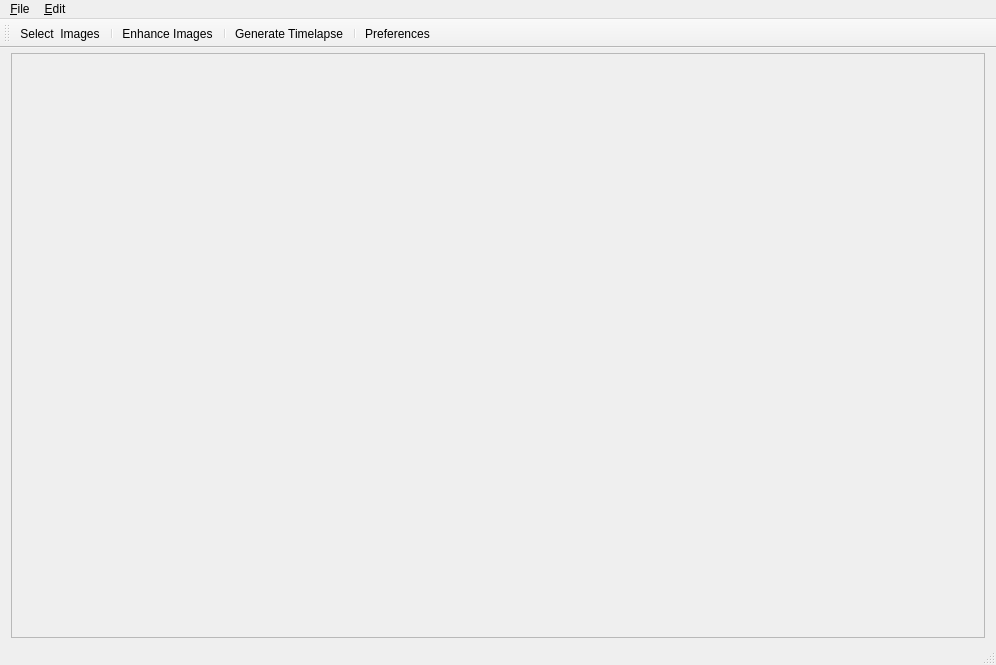
<?xml version="1.0" encoding="UTF-8"?>
<ui version="4.0">
 <class>TimeLapseGenMain</class>
 <widget class="QMainWindow" name="TimeLapseGenMain">
  <property name="geometry">
   <rect>
    <x>0</x>
    <y>0</y>
    <width>996</width>
    <height>665</height>
   </rect>
  </property>
  <property name="sizePolicy">
   <sizepolicy hsizetype="Preferred" vsizetype="Preferred">
    <horstretch>0</horstretch>
    <verstretch>0</verstretch>
   </sizepolicy>
  </property>
  <property name="baseSize">
   <size>
    <width>800</width>
    <height>600</height>
   </size>
  </property>
  <property name="windowTitle">
   <string>TimeLapseGen</string>
  </property>
  <property name="windowIcon">
   <iconset resource="images.qrc">
    <normaloff>:/root/img/Time-Machine-icon.png</normaloff>:/root/img/Time-Machine-icon.png</iconset>
  </property>
  <widget class="QWidget" name="centralWidget">
   <layout class="QHBoxLayout" name="horizontalLayout">
    <property name="topMargin">
     <number>5</number>
    </property>
    <property name="bottomMargin">
     <number>5</number>
    </property>
    <item>
     <widget class="QScrollArea" name="scrollArea">
      <property name="widgetResizable">
       <bool>true</bool>
      </property>
      <widget class="QWidget" name="scrollAreaWidgetContents">
       <property name="geometry">
        <rect>
         <x>0</x>
         <y>0</y>
         <width>976</width>
         <height>520</height>
        </rect>
       </property>
       <layout class="QHBoxLayout" name="horizontalLayout_2">
        <item>
         <widget class="QLabel" name="labelImage">
          <property name="text">
           <string/>
          </property>
         </widget>
        </item>
       </layout>
      </widget>
     </widget>
    </item>
   </layout>
  </widget>
  <widget class="QMenuBar" name="menuBar">
   <property name="geometry">
    <rect>
     <x>0</x>
     <y>0</y>
     <width>996</width>
     <height>25</height>
    </rect>
   </property>
   <widget class="QMenu" name="menu_File">
    <property name="title">
     <string>&amp;File</string>
    </property>
    <addaction name="actionSelect_Images"/>
    <addaction name="action_Enhance_Images"/>
    <addaction name="actionGenerate_Timelapse"/>
    <addaction name="separator"/>
    <addaction name="action_Quit"/>
   </widget>
   <widget class="QMenu" name="menu_Edit">
    <property name="title">
     <string>&amp;Edit</string>
    </property>
    <addaction name="action_Preferences"/>
   </widget>
   <addaction name="menu_File"/>
   <addaction name="menu_Edit"/>
  </widget>
  <widget class="QToolBar" name="mainToolBar">
   <property name="iconSize">
    <size>
     <width>80</width>
     <height>70</height>
    </size>
   </property>
   <attribute name="toolBarArea">
    <enum>TopToolBarArea</enum>
   </attribute>
   <attribute name="toolBarBreak">
    <bool>false</bool>
   </attribute>
   <addaction name="actionSelect_Images"/>
   <addaction name="separator"/>
   <addaction name="action_Enhance_Images"/>
   <addaction name="separator"/>
   <addaction name="actionGenerate_Timelapse"/>
   <addaction name="separator"/>
   <addaction name="action_Preferences"/>
  </widget>
  <widget class="QStatusBar" name="statusBar"/>
  <action name="actionSelect_Images">
   <property name="icon">
    <iconset resource="images.qrc">
     <normaloff>:/root/img/Camera-icon.png</normaloff>
     <normalon>:/root/img/Camera-icon.png</normalon>:/root/img/Camera-icon.png</iconset>
   </property>
   <property name="text">
    <string>Select  &amp;Images</string>
   </property>
   <property name="shortcut">
    <string>Ctrl+L</string>
   </property>
  </action>
  <action name="action_Enhance_Images">
   <property name="icon">
    <iconset resource="images.qrc">
     <normaloff>:/root/img/Pixelmator-icon.png</normaloff>
     <normalon>:/root/img/Television-icon.png</normalon>:/root/img/Pixelmator-icon.png</iconset>
   </property>
   <property name="text">
    <string>&amp;Enhance Images</string>
   </property>
   <property name="toolTip">
    <string>Enhance Images [ Optional ]</string>
   </property>
   <property name="shortcut">
    <string>Ctrl+E</string>
   </property>
  </action>
  <action name="actionGenerate_Timelapse">
   <property name="icon">
    <iconset resource="images.qrc">
     <normaloff>:/root/img/Video-icon.png</normaloff>:/root/img/Video-icon.png</iconset>
   </property>
   <property name="text">
    <string>Generate &amp;Timelapse</string>
   </property>
   <property name="shortcut">
    <string>Ctrl+G</string>
   </property>
  </action>
  <action name="action_Quit">
   <property name="text">
    <string>&amp;Quit</string>
   </property>
   <property name="shortcut">
    <string>Ctrl+Q</string>
   </property>
  </action>
  <action name="action_Preferences">
   <property name="icon">
    <iconset resource="images.qrc">
     <normaloff>:/root/img/Settings-icon.png</normaloff>
     <normalon>:/root/img/Settings-icon.png</normalon>:/root/img/Settings-icon.png</iconset>
   </property>
   <property name="text">
    <string>&amp;Preferences</string>
   </property>
   <property name="shortcut">
    <string>Ctrl+S</string>
   </property>
  </action>
 </widget>
 <layoutdefault spacing="6" margin="11"/>
 <resources>
  <include location="images.qrc"/>
 </resources>
 <connections/>
</ui>
